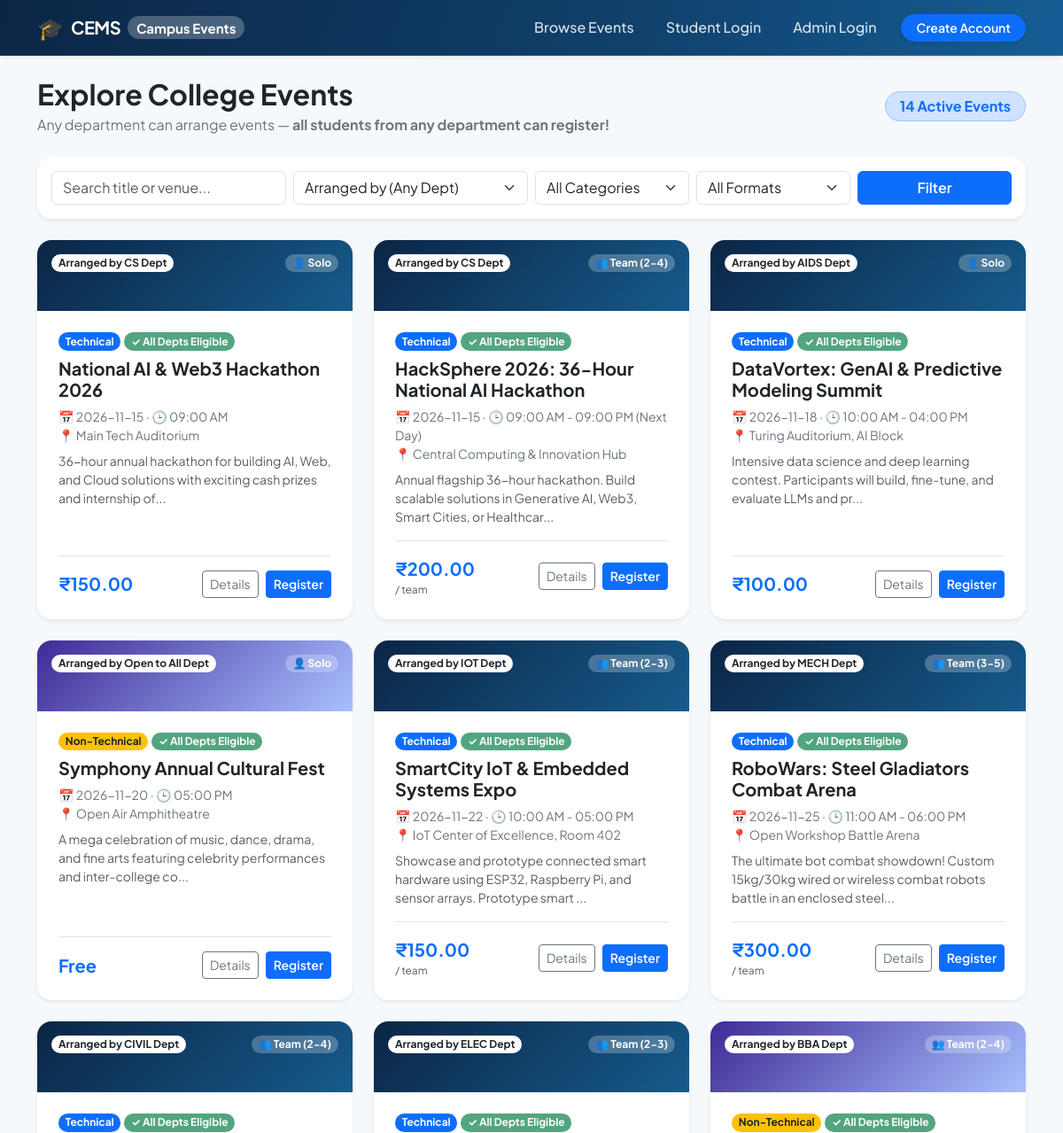
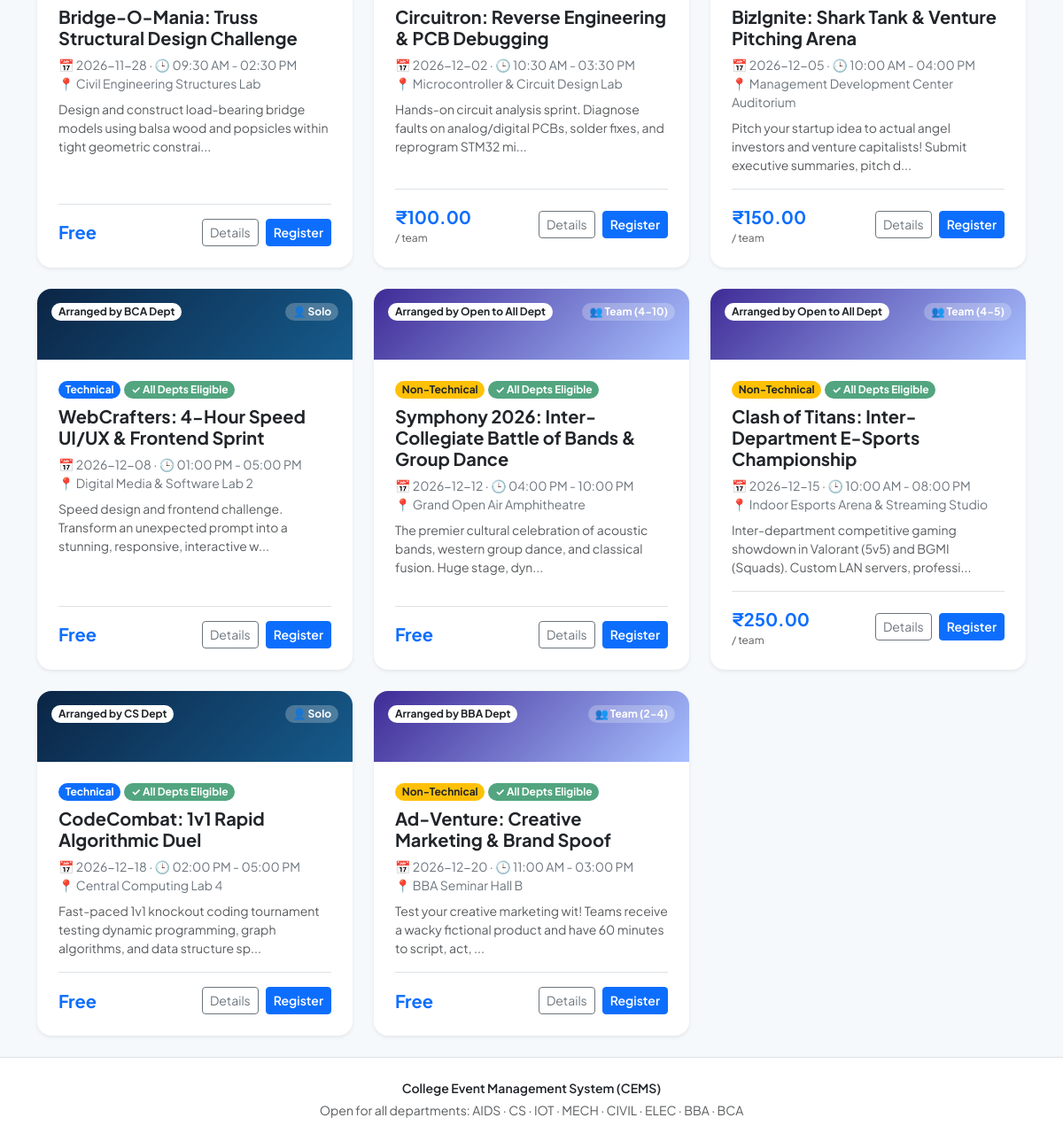
The app's page /events with its own data (2 pictures, top to bottom).
### app.py (models this page shows, shortened)
class Event(db.Model):
    id = db.Column(db.Integer, primary_key=True)
    title = db.Column(db.String(180), nullable=False)
    category = db.Column(db.String(30), nullable=False)  # Technical, Non-Technical
    department = db.Column(db.String(40), nullable=False)  # Arranging Department
    event_type = db.Column(db.String(20), default="Individual")  # Individual, Team
    min_team_size = db.Column(db.Integer, default=1)
    max_team_size = db.Column(db.Integer, default=1)
    event_date = db.Column(db.String(20), nullable=False)
    event_time = db.Column(db.String(30), default="")
    venue = db.Column(db.String(180), nullable=False)
    description = db.Column(db.Text, default="")
    deadline = db.Column(db.String(20), default="")
    fee = db.Column(db.Float, default=0)
    capacity = db.Column(db.Integer, default=100)
    poster = db.Column(db.String(255), default="")
    status = db.Column(db.String(20), default="Published")
    created_at = db.Column(db.DateTime, default=datetime.utcnow)
    @property
    def is_team_event(self):
        return self.event_type == "Team"

### app.py (the view)
@app.route("/events")
def browse_events():
    category = request.args.get("category", "")
    department = request.args.get("department", "")
    event_type = request.args.get("event_type", "")
    search = request.args.get("q", "").strip()
    query = Event.query.filter_by(status="Published")
    if category in CATEGORIES:
        query = query.filter_by(category=category)
    if department and department in DEPARTMENTS:
        query = query.filter_by(department=department)
    if event_type in EVENT_TYPES:
        query = query.filter_by(event_type=event_type)
    if search:
        query = query.filter((Event.title.ilike(f"%{search}%")) | (Event.description.ilike(f"%{search}%")) | (Event.venue.ilike(f"%{search}%")))
    events = query.order_by(Event.event_date).all()
    return render_template("events.html", events=events,
                           selected_category=category,
                           selected_department=department,
                           selected_type=event_type,
                           search=search)

### app.py (called while the page is built)
def current_user():
    return db.session.get(User, session.get("user_id")) if session.get("user_id") else None

@app.context_processor
def inject_globals():
    return {
        "current_user": current_user(),
        "departments": DEPARTMENTS,
        "categories": CATEGORIES,
        "event_types": EVENT_TYPES
    }

### templates/events.html (shortened to what this page needs)
{% extends "base.html" %}
{% block content %}
<div class="d-flex flex-wrap justify-content-between align-items-center mb-4">
  <div>
    <h1 class="h2 fw-bold text-dark mb-1">Explore College Events</h1>
    <p class="text-secondary mb-0">
      Any department can arrange events &mdash; <strong>all students from any department can register!</strong>
    </p>
  </div>
  <span class="badge bg-primary-subtle text-primary border border-primary-subtle px-3 py-2 fs-6 rounded-pill">
    {{ events|length }} Active Events
  </span>
</div>
<div class="card border-0 shadow-sm rounded-4 p-3 mb-4 bg-white">
  <form class="row g-2 align-items-center" method="GET" action="{{ url_for('browse_events') }}">
    <div class="col-md-3">
      <input class="form-control" name="q" value="{{ search }}" placeholder="Search title or venue...">
    </div>
    <div class="col-md-3">
      <select class="form-select" name="department">
        <option value="">Arranged by (Any Dept)</option>
      </select>
    </div>
    <div class="col-md-2">
      <select class="form-select" name="category">
        <option value="">All Categories</option>
      </select>
    </div>
    <div class="col-md-2">
      <select class="form-select" name="event_type">
        <option value="">All Formats</option>
      </select>
    </div>
    <div class="col-md-2 d-flex gap-1">
      <button class="btn btn-primary w-100 fw-semibold" type="submit">Filter</button>
    </div>
  </form>
</div>
<div class="row g-4">
  {% for event in events %}
  <div class="col-md-6 col-lg-4">
    <div class="card event-card h-100 border-0 shadow-sm rounded-4 overflow-hidden">
      {% if event.poster %}
        <img class="card-img-top poster" src="{{ url_for('static', filename='uploads/' + event.poster) }}" alt="{{ event.title }}">
      {% else %}
        <div class="p-3 text-white" style="background: linear-gradient(135deg, {% if event.category == 'Technical' %}#0b2545, #165b8c{% else %}#3f2b96, #a8c0ff{% endif %}); min-height: 80px;">
          <div class="d-flex justify-content-between">
            <span class="badge bg-white text-dark small rounded-pill px-2 py-1">
              Arranged by {{ event.department }} Dept
            </span>
            <span class="badge bg-light bg-opacity-25 text-white small rounded-pill px-2 py-1">
              {% if event.is_team_event %}👥 Team ({{ event.min_team_size }}-{{ event.max_team_size }}){% else %}👤 Solo{% endif %}
            </span>
          </div>
        </div>
      {% endif %}
      <div class="card-body p-4 d-flex flex-column">
        <div class="d-flex flex-wrap gap-1 mb-2">
          <span class="badge {{ 'bg-primary' if event.category == 'Technical' else 'bg-warning text-dark' }} rounded-pill">
            {{ event.category }}
          </span>
          <span class="badge bg-success bg-opacity-75 text-white rounded-pill">
            &check; All Depts Eligible
          </span>
        </div>
        <h2 class="h5 fw-bold text-dark mb-2">
          <a href="{{ url_for('event_detail', event_id=event.id) }}" class="text-decoration-none text-dark">
            {{ event.title }}
          </a>
        </h2>
        <p class="small text-secondary mb-2">
          📅 {{ event.event_date }} {% if event.event_time %}· 🕒 {{ event.event_time }}{% endif %}<br>
          📍 {{ event.venue }}
        </p>
        <p class="text-muted small flex-grow-1">
          {{ event.description[:110] }}{% if event.description|length > 110 %}...{% endif %}
        </p>
        <div class="d-flex justify-content-between align-items-center pt-3 border-top mt-auto">
          <div>
            <span class="fs-5 fw-bold text-primary">
              {{ 'Free' if event.fee == 0 else '₹%.2f'|format(event.fee) }}
            </span>
            {% if event.is_team_event and event.fee > 0 %}
              <small class="text-muted d-block" style="font-size: 0.75rem;">/ team</small>
            {% endif %}
          </div>
          <div class="d-flex gap-2">
            <a class="btn btn-sm btn-outline-secondary" href="{{ url_for('event_detail', event_id=event.id) }}">
              Details
            </a>
            {% if session.get('role') == 'student' %}
              <a class="btn btn-sm btn-primary fw-semibold" href="{{ url_for('register_event', event_id=event.id) }}">
                Register
              </a>
            {% else %}
              <a class="btn btn-sm btn-primary fw-semibold" href="{{ url_for('event_detail', event_id=event.id) }}">
                Register
              </a>
            {% endif %}
          </div>
        </div>
      </div>
    </div>
  </div>
  {% endfor %}
</div>
{% endblock %}

### static/style.css (style rules this page uses)
:root { --primary-color: #1268e8; --primary-dark: #0b2545; --primary-light: #eef5ff; --accent-color: #f59e0b; --bg-color: #f6f9fc; --card-bg: #ffffff; --text-main: #0f172a; --text-muted: #64748b; --border-color: #e2e8f0; --font-family: 'Plus Jakarta Sans', -apple-system, BlinkMacSystemFont, "Segoe UI", Roboto, sans-serif; }
body { background-color: var(--bg-color); color: var(--text-main); font-family: var(--font-family); min-height: 100vh; display: flex; flex-direction: column; -webkit-font-smoothing: antialiased; }
.event-card { transition: transform 0.2s cubic-bezier(0.16, 1, 0.3, 1), box-shadow 0.2s cubic-bezier(0.16, 1, 0.3, 1); border: 1px solid var(--border-color); background: var(--card-bg); }

### records on screen
Event: department "CS", event_type "👤 Solo", category "Technical", title "National AI & Web3 Hackathon 2026", event_date "2026-11-15", event_time "09:00 AM", venue "Main Tech Auditorium", description "36-hour annual hackathon for building AI, Web, and Cloud solutions with exciting cash prizes and internship of", fee "₹150.00"
Event: department "CS", min_team_size "2", max_team_size "4", category "Technical", title "HackSphere 2026: 36-Hour National AI Hackathon", event_date "2026-11-15", event_time "09:00 AM - 09:00 PM (Next Day)", venue "Central Computing & Innovation Hub", description "Annual flagship 36-hour hackathon. Build scalable solutions in Generative AI, Web3, Smart Cities, or Healthcar", fee "₹200.00", event_type "/ team"
Event: department "AIDS", event_type "👤 Solo", category "Technical", title "DataVortex: GenAI & Predictive Modeling Summit", event_date "2026-11-18", event_time "10:00 AM - 04:00 PM", venue "Turing Auditorium, AI Block", description "Intensive data science and deep learning contest. Participants will build, fine-tune, and evaluate LLMs and pr", fee "₹100.00"
Event: department "Open to All", event_type "👤 Solo", category "Non-Technical", title "Symphony Annual Cultural Fest", event_date "2026-11-20", event_time "05:00 PM", venue "Open Air Amphitheatre", description "A mega celebration of music, dance, drama, and fine arts featuring celebrity performances and inter-college co", fee "Free"
Event: department "IOT", min_team_size "2", max_team_size "3", category "Technical", title "SmartCity IoT & Embedded Systems Expo", event_date "2026-11-22", event_time "10:00 AM - 05:00 PM", venue "IoT Center of Excellence, Room 402", description "Showcase and prototype connected smart hardware using ESP32, Raspberry Pi, and sensor arrays. Prototype smart", fee "₹150.00", event_type "/ team"
Event: department "MECH", min_team_size "3", max_team_size "5", category "Technical", title "RoboWars: Steel Gladiators Combat Arena", event_date "2026-11-25", event_time "11:00 AM - 06:00 PM", venue "Open Workshop Battle Arena", description "The ultimate bot combat showdown! Custom 15kg/30kg wired or wireless combat robots battle in an enclosed steel", fee "₹300.00", event_type "/ team"
Event: department "CIVIL", min_team_size "2", max_team_size "4", category "Technical", title "Bridge-O-Mania: Truss Structural Design Challenge", event_date "2026-11-28", event_time "09:30 AM - 02:30 PM", venue "Civil Engineering Structures Lab", description "Design and construct load-bearing bridge models using balsa wood and popsicles within tight geometric constrai", fee "Free"
Event: department "ELEC", min_team_size "2", max_team_size "3", category "Technical", title "Circuitron: Reverse Engineering & PCB Debugging", event_date "2026-12-02", event_time "10:30 AM - 03:30 PM", venue "Microcontroller & Circuit Design Lab", description "Hands-on circuit analysis sprint. Diagnose faults on analog/digital PCBs, solder fixes, and reprogram STM32 mi", fee "₹100.00", event_type "/ team"
Event: department "BBA", min_team_size "2", max_team_size "4", category "Non-Technical", title "BizIgnite: Shark Tank & Venture Pitching Arena", event_date "2026-12-05", event_time "10:00 AM - 04:00 PM", venue "Management Development Center Auditorium", description "Pitch your startup idea to actual angel investors and venture capitalists! Submit executive summaries, pitch d", fee "₹150.00", event_type "/ team"
Event: department "BCA", event_type "👤 Solo", category "Technical", title "WebCrafters: 4-Hour Speed UI/UX & Frontend Sprint", event_date "2026-12-08", event_time "01:00 PM - 05:00 PM", venue "Digital Media & Software Lab 2", description "Speed design and frontend challenge. Transform an unexpected prompt into a stunning, responsive, interactive w", fee "Free"
Event: department "Open to All", min_team_size "4", max_team_size "10", category "Non-Technical", title "Symphony 2026: Inter-Collegiate Battle of Bands & Group Dance", event_date "2026-12-12", event_time "04:00 PM - 10:00 PM", venue "Grand Open Air Amphitheatre", description "The premier cultural celebration of acoustic bands, western group dance, and classical fusion. Huge stage, dyn", fee "Free"
Event: department "Open to All", min_team_size "4", max_team_size "5", category "Non-Technical", title "Clash of Titans: Inter-Department E-Sports Championship", event_date "2026-12-15", event_time "10:00 AM - 08:00 PM", venue "Indoor Esports Arena & Streaming Studio", description "Inter-department competitive gaming showdown in Valorant (5v5) and BGMI (Squads). Custom LAN servers, professi", fee "₹250.00", event_type "/ team"
Event: department "CS", event_type "👤 Solo", category "Technical", title "CodeCombat: 1v1 Rapid Algorithmic Duel", event_date "2026-12-18", event_time "02:00 PM - 05:00 PM", venue "Central Computing Lab 4", description "Fast-paced 1v1 knockout coding tournament testing dynamic programming, graph algorithms, and data structure sp", fee "Free"
Event: department "BBA", min_team_size "2", max_team_size "4", category "Non-Technical", title "Ad-Venture: Creative Marketing & Brand Spoof", event_date "2026-12-20", event_time "11:00 AM - 03:00 PM", venue "BBA Seminar Hall B", description "Test your creative marketing wit! Teams receive a wacky fictional product and have 60 minutes to script, act,", fee "Free"

### other values on screen
{{ events|length }} "14"
